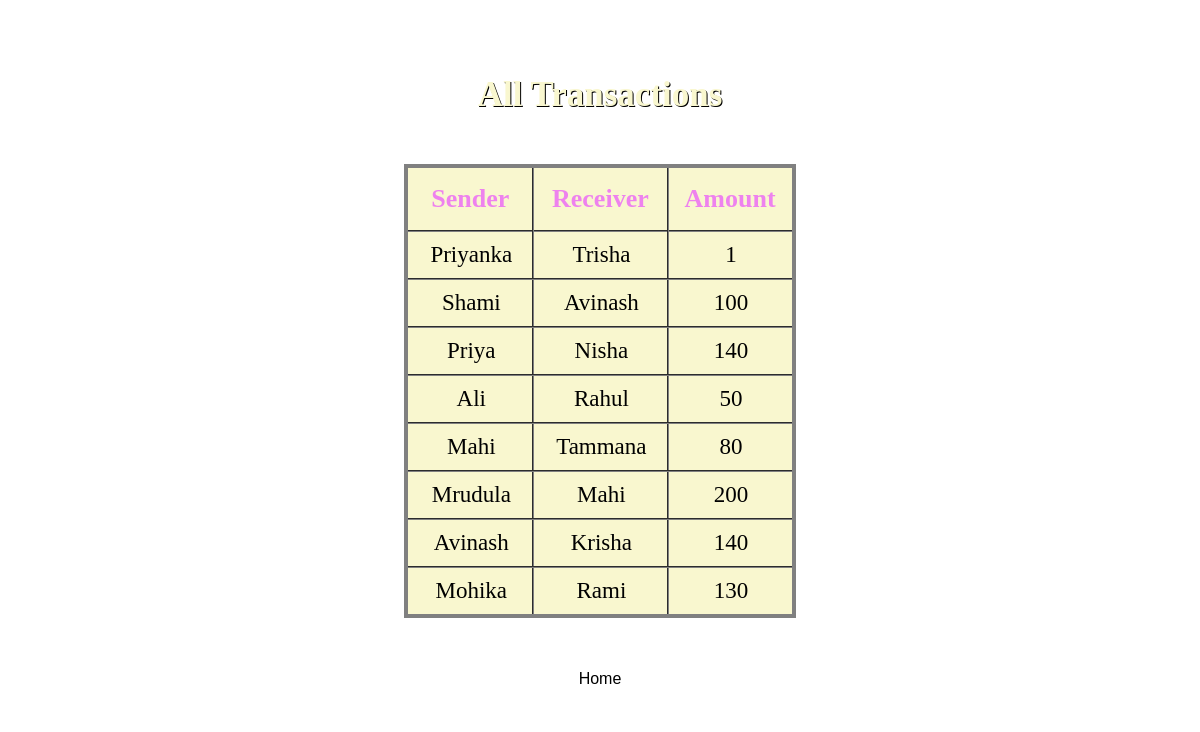
/transaction.php, run on the app's committed database.
### tables this page shows
CREATE TABLE `mini_statement` (
  `sender` varchar(50) NOT NULL,
  `receiver` varchar(50) NOT NULL,
  `amount` double DEFAULT NULL
);

### transaction.php (the view, shortened to what this page needs)
<?php
$con=mysqli_connect('localhost','root','','banking_system');
$q="select * from mini_statement";
$result=mysqli_query($con,$q);
?>
<!DOCTYPE html>
<html>
	<head>
		<link rel="stylesheet" href="https://cdnjs.cloudflare.com/ajax/libs/font-awesome/4.7.0/css/font-awesome.min.css">
		<link rel="stylesheet" href="button2.css">
	</head>
	<body>
		<br>
		<h2><?php echo "All Transactions"?></h2>
		<table class="flat-table-1">
			<tr>
				<th>Sender</th>
				<th>Receiver</th>
				<th>Amount</th>
			</tr>
			<tr>
			<?php while($row = $result->fetch_assoc()) { ?>
			<tr>
				<td><?php echo $row["sender"]; ?></td>
				<td><?php echo $row["receiver"]; ?></td>
				<td><?php echo $row["amount"]; ?></td>
			</tr>
			<?php } ?>
		</table>
		<br>
		<br>
		<form action="index.php" method="post">
			<div class="buttons" >
				<button class="btn" type="submit" name="name">Home</button>
			</div>
		</form>
	</body>
</html>

### button2.css (style rules this page uses)
.btn { height:50px; width:200px; font-size:16px; background:transparent; text-decoration: none; border: 1px solid white; position: relative; overflow: hidden; cursor:pointer; }
.btn:before { content: ""; position: absolute; top: 0; left: -100%; width: 100%; height: 100%; background: linear-gradient( 120deg, transparent, white, transparent ); transition: all 500ms; }

### transaction.php (style rules this page uses)
body { background-image:url("images/2.jpg"); background-repeat: no-repeat; background-size:cover; }
table { text-align:center; margin-left: auto; margin-right: auto; border:4px solid gray; border-collapse:collapse; background: #f9f7cf; }
th { color:violet; font-size:26px; padding:16px; }
td { font-size:23px; color: ; padding: 10px 20px 10px 22px; }
tr { transition: background 0.3s, box-shadow 0.3s; }
th,td { border-collapse:collapse; border:2px groove gray; }
h2 { padding:20px; font-size:35px; color:#f9f7cf; text-shadow: 1px 1px black; text-align:center; }
.buttons { right:42%; text-align:center; }
.btn { cursor:pointer; }

### data on the page
mini_statement: sender "Priyanka", receiver "Trisha", amount "1"
mini_statement: sender "Shami", receiver "Avinash", amount "100"
mini_statement: sender "Priya", receiver "Nisha", amount "140"
mini_statement: sender "Ali", receiver "Rahul", amount "50"
mini_statement: sender "Mahi", receiver "Tammana", amount "80"
mini_statement: sender "Mrudula", receiver "Mahi", amount "200"
mini_statement: sender "Avinash", receiver "Krisha", amount "140"
mini_statement: sender "Mohika", receiver "Rami", amount "130"
